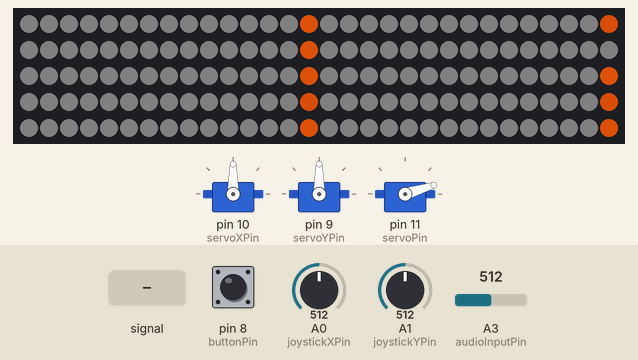
This sketch was run on a simulated Arduino Uno, built with avr-gcc and run on an emulated ATmega328P. Parts: 3 × servo, 150 RGB LEDs in strip order, left to right, continuing on the next row. The test bench sets the inputs (shaded band); at power-on: A0 (joystickXPin) = 512, A1 (joystickYPin) = 512, A3 (audioInputPin) = 512, pin 8 (buttonPin) HIGH. Dim RGB values are drawn brighter than linear; random numbers use the default seed unless the sketch sets one; what the sketch prints to the serial monitor is not drawn.

Above: at 3.2 s.
3.3 s: A3 (audioInputPin) fed a 200 Hz sine of ±81 counts around its level
At 5.5 s:
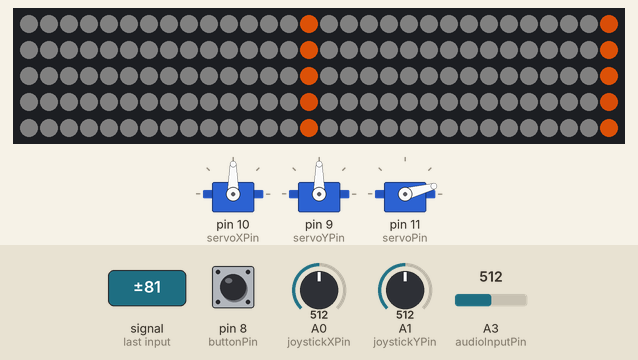
10.0 s: A0 (joystickXPin) set to 716
At 13.3 s:
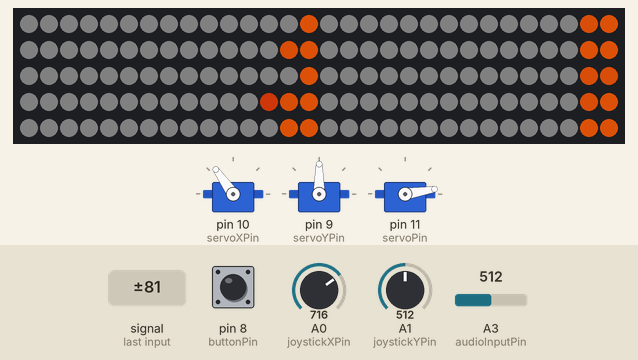
16.7 s: A1 (joystickYPin) set to 716
At 17.9 s:
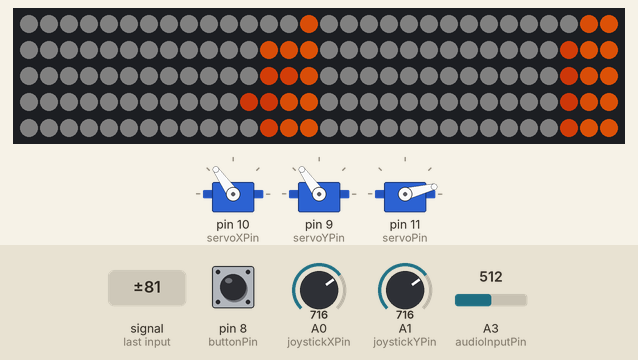
23.4 s: A3 (audioInputPin) set to 716
30.1 s: A3 (audioInputPin) fed a 1000 Hz sine of ±255 counts around its level
At 32.6 s:
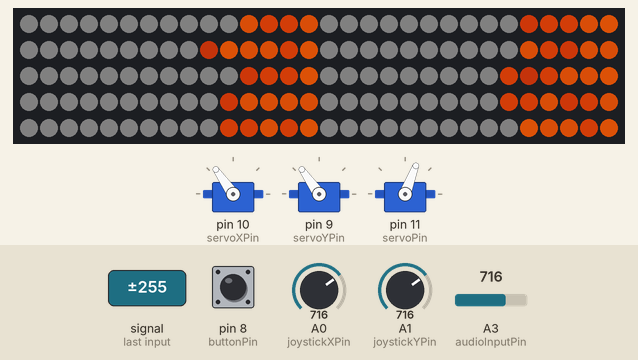
36.8 s: A0 (joystickXPin) set to 992
At 38.4 s:
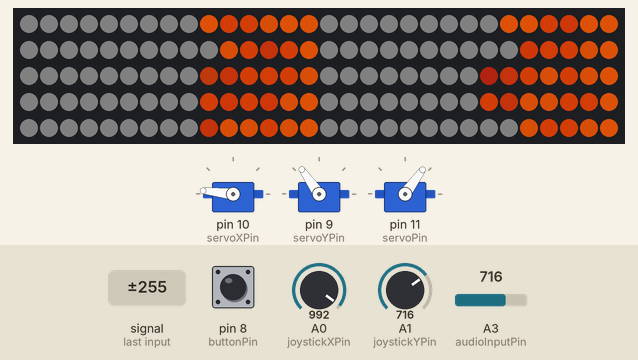
Timing chart, 0 to 49.1 s (numbered marks = the images above; inputs shaded):
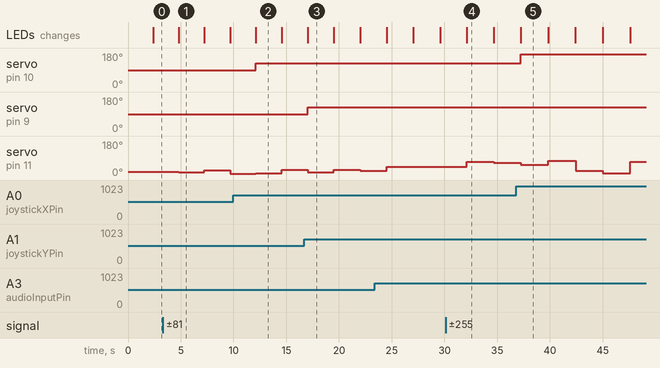

Measured:
- after the input at 3.3 s, servo on pin 11 (servoPin): 17° → 15° after 1.5 s, → 24° 2.4 s later, → 6° 2.4 s later
- after the input at 10.0 s, servo on pin 10 (servoXPin): 90° → 125° after 2.1 s
- after the input at 16.7 s, servo on pin 9 (servoYPin): 90° → 125° after 0.34 s
- after the input at 30.1 s, servo on pin 11 (servoPin): 45° → 69° after 2.0 s, → 64° 2.6 s later
- after the input at 36.8 s, servo on pin 10 (servoXPin): 125° → 174° after 0.45 s

The sketch:

ALieN_Project.ino
```cpp
/*----------------------
File:     ALieN_Project.ino
Author:   MaderDash, Benjaniniooo, ALieN
Date:     29.07.2021
Revision: 16
----------------------*/

#include "NeckServo.hpp"
#include "JawServo.hpp"
#include "Button.hpp"
#include "Fire.hpp"

NeckServo neck = NeckServo();
Button button = Button();
JawServo jaw = JawServo();
Fire fire = Fire();

void setup(){
  Serial.begin(9600);

  button.setup();
  neck.setup();
  jaw.setup();
  fire.setup();
  fire.setSource(10);

}

void loop(){
  neck.handleNeckServo();

  jaw.handleJawServo();

  int number = button.getPressCount();

  switch(number){
    case 1:
      break;
    case 2:
      neck.lock();
      break;
    case 3:
      jaw.lock();
      break;
  }

  fire.update();
  fire.render();
 }
```

Button.cpp
```cpp
/*----------------------
File:     Button.cpp
Author:   MaderDash, Benjaniniooo, ALieN
Date:     29.07.2021
Revision: 16
----------------------*/

//[INFO] Include the file where the original class is located in
#include "Button.hpp"

//[INFO] Default constructor
Button::Button(){}

void Button::setup(){
  buttonPin = 8;

  pinMode(buttonPin, INPUT_PULLUP);
}

int Button::getPressCount(){
  int presses = 0;

  if(digitalRead(buttonPin) == false){
    delay(debounceDelayTime);

    presses = 1;
    presses += checkPress();
  }

  return presses;
}

int Button::checkPress(){
  long unsigned int mils = 0;
  long unsigned int startMils = 0;

  int returnNumber = 0;

  mils = 0;
  startMils = millis();

  while(mils <= (startMils + waitTimeClick)){
      if(digitalRead(buttonPin) == false){
        delay(debounceDelayTime);

        returnNumber += 1;
        returnNumber += checkPress();

        break;
      }
      mils = millis();
    }

    return returnNumber;
}
```

Button.hpp
```cpp
/*----------------------
File:     Button.hpp
Author:   MaderDash, Benjaniniooo, ALieN
Date:     29.07.2021
Revision: 16
----------------------*/

#include <Arduino.h>

#define debounceDelayTime 250
#define waitTimeClick 300

class Button{
  public:
    Button();

    void setup();

    int getPressCount();

  protected:
    int checkPress();

  private:
    int buttonPin;
};
```

Fire.cpp
```cpp
/*----------------------
File:     Fire.cpp
Author:   MaderDash, Benjaniniooo, ALieN
Date:     01.08.2021
Revision: 16
----------------------*/

#include "Fire.hpp"

const byte Fire::palette[37][3] PROGMEM = {
{7, 7, 7}, {31, 7, 7}, {47, 15, 7},
{71, 15, 7}, {87, 23, 7}, {103, 31, 7},
{119, 31, 7}, {143, 39, 7}, {159, 47, 7},
{175, 63, 7}, {191, 71, 7}, {199, 71, 7},
{233, 79, 7}, {223, 87, 7}, {223, 87, 7},
{215, 95, 7}, {215, 95, 7}, {215, 103, 15},
{207, 111, 15}, {207, 119, 15}, {207, 127, 15},
{207, 135, 23}, {199, 135, 23}, {199, 143, 23},
{199, 151, 31}, {191, 159, 31}, {191, 159, 31},
{191, 167, 39}, {191, 167, 39}, {191, 175, 47},
{183, 175, 47}, {183, 183, 47}, {183, 183, 55},
{207, 207, 111}, {223, 223, 159}, {239, 239, 199},
{255, 255, 255}
};

Fire::Fire(){}

void Fire::setup(){
  for(int i = 0; i < WIDTH; i++){
    for(int j = 0; j < HEIGHT; j++){
      fireValues[i][j] = 0;
    }
  }

  randomSeed(analogRead(A5));
  randomSeed(random(5));
  randomSeed(random(20));
  randomSeed(random(100));

  FastLED.addLeds<WS2812B, LED_PIN, GRB>(leds, LED_COUNT).setCorrection(TypicalLEDStrip);
  FastLED.setBrightness(200);
}

void Fire::setSource(int strength){
  if(strength < 0){
    strength = 0;
  }else if(strength > 36){
    strength = 36;
  }

  for(int i = 0; i < WIDTH; i++){
    fireValues[i][HEIGHT - 1] = strength;
  }
}

void Fire::update(){
  int decay;
  int newFireVal;

  for(int j = 0; j < HEIGHT - 1; j++){
    for(int i = 0; i < WIDTH; i++){
      decay = random(3);
      newFireVal = fireValues[i][j+1] - (decay & 1);

      int newJ = i - decay+1;
      newJ = newJ < 0 ? WIDTH - 1 : newJ;
      newJ = newJ >= WIDTH ? 0 : newJ;
      fireValues[newJ][j] = newFireVal >= 0 ? newFireVal : 0;
    }
  }
}

void Fire::render(){
  for(int i = 0; i < WIDTH / 2; i++){
    for(int j = 0; j < HEIGHT / 2; j++){
      int avg = fireValues[i * 2][j * 2];
      //int avg = round((fireValues[i * 2][j * 2] + fireValues[i * 2 + 1][j * 2] + fireValues[i * 2][j * 2 + 1] + fireValues[i * 2 + 1][j * 2 + 1]) / 4);

      leds[i * (HEIGHT / 2) + j].r = (byte) pgm_read_byte(&(Fire::palette[avg][0]));
      leds[i * (HEIGHT / 2) + j].g = (byte) pgm_read_byte(&(Fire::palette[avg][1]));
      leds[i * (HEIGHT / 2) + j].b = (byte) pgm_read_byte(&(Fire::palette[avg][2]));

      Serial.print((i * (HEIGHT / 2) + j));
      Serial.print(": {");
      Serial.print((byte) pgm_read_byte(&(Fire::palette[avg][0])));
      Serial.print(", ");
      Serial.print((byte) pgm_read_byte(&(Fire::palette[avg][1])));
      Serial.print(", ");
      Serial.print((byte) pgm_read_byte(&(Fire::palette[avg][2])));
      Serial.println("}");
    }
  }
  FastLED.show();
}
```

Fire.hpp
```cpp
/*----------------------
File:     Fire.hpp
Author:   MaderDash, Benjaniniooo, ALieN
Date:     01.08.2021
Revision: 16
----------------------*/

#include <Arduino.h>
#include <avr/pgmspace.h>
#include <FastLED.h>

#define WIDTH 20
#define HEIGHT 30

#define LED_PIN 7

#define LED_COUNT 150

class Fire{
  public:
    Fire();

    void setup();
    void update();

    void setSource(int strength);

    byte fireValues[WIDTH][HEIGHT];
    static const byte palette[37][3] PROGMEM;

    void render();

  protected:
    CRGB leds[LED_COUNT];
};
```

JawServo.cpp
```cpp
/*----------------------
File:     JawServo.cpp
Author:   MaderDash, Benjaniniooo, ALieN
Date:     29.07.2021
Revision: 16
----------------------*/

//[INFO] Include the file where the original class is located in
#include "JawServo.hpp"

//[INFO] Default constructor
JawServo::JawServo(){}

void JawServo::setup(){
  audioInputPin = A3;
  servoPin = 11;

  initializePins();

  lockState = false;
}

void JawServo::initializePins(){
  pinMode(audioInputPin, INPUT);

  jawServo.attach(servoPin);
}

void JawServo::handleJawServo(){
  if(lockState == false){
    jawValue = analogRead(audioInputPin);

    jawValue = map(jawValue, 0, 128, 0, 180);

    jawServo.attach(servoPin);

    jawServo.write(jawValue);
  }
}

void JawServo::lock(){
  lockState = !lockState;
}
```

JawServo.hpp
```cpp
/*----------------------
File:     JawServo.hpp
Author:   MaderDash, Benjaniniooo, ALieN
Date:     29.07.2021
Revision: 16
----------------------*/

#include <Arduino.h>
#include <Servo.h>

class JawServo{
public:
  JawServo();

  void handleJawServo();

  void setup();

   void lock();

protected:
  Servo jawServo;

  int jawValue;

  void initializePins();

private:
  int audioInputPin;

  int servoPin;

  bool lockState;
};
```

NeckServo.cpp
```cpp
/*----------------------
File:     NeckServo.cpp
Author:   MaderDash, Benjaniniooo, ALieN
Date:     29.07.2021
Revision: 16
----------------------*/

//[INFO] Include the file where the original class is located in
#include "NeckServo.hpp"

//[INFO] Default constructor
NeckServo::NeckServo(){}

//[INFO] Setup function
void NeckServo::setup(){
  //[INFO] set the joystick pins to A0 and A1 for x and y
  joystickXPin = A0;
  joystickYPin = A1;

  //[INFO] set the servo pins to 10 and 9 for x and y
  servoXPin = 10;
  servoYPin = 9;

  //[INFO] call the function initializePins
  initializePins();

  //[INFO] call the function setupVariables
  setupVariables();
}

//[INFO] Function to initialize the pins
void NeckServo::initializePins(){
  //[INFO] set the joystick inputs to inputs
  pinMode(joystickXPin, INPUT);
  pinMode(joystickYPin, INPUT);

  //[INFO] attach the servo pins to their servo class instances
  neckServoX.attach(servoXPin);
  neckServoY.attach(servoYPin);
}

//[INFO] Handle the servos positions according to the joystick's position
void NeckServo::handleNeckServo(){
 //[INFO] check if the servos aren't locked
 if(lockState == false){
    //[INFO] Read the joystick's input
    neckXValue = analogRead(joystickXPin);
    neckYValue = analogRead(joystickYPin);

    //[INFO] map the input to a length supported by the servo
    //[NOTE] 0 -> 1023 is the analog input value, 10 bits; 0 -> 180 are the angles
    neckXValue = map(neckXValue, 0, 1023, 0, 180);
    neckYValue = map(neckYValue, 0, 1023, 0, 180);
  }

  //[INFO] Attach the pins to the servo classes again
  neckServoX.attach(servoXPin);
  neckServoY.attach(servoYPin);

  //[INFO] Let the servos move
  //[NOTE] When the lockState is active, the previous input will be used, thus, the servo stops moving
  neckServoX.write(neckXValue);
  neckServoY.write(neckYValue);
}

//[INFO] Setup for the variables
void NeckServo::setupVariables(){
  //[INFO] set the lock state to false, because we want the servos to move at the beginning
  lockState = false;
}

//[INFO] lock / unlock the servos movements
void NeckServo::lock(){
  lockState = !lockState;
}
```

NeckServo.hpp
```cpp
/*----------------------
File:     NeckServo.hpp
Author:   MaderDash, Benjaniniooo, ALieN
Date:     29.07.2021
Revision: 16
----------------------*/

//[INFO] Add the libraries the class is dependent of
#include <Servo.h>
#include <Arduino.h>

//[INFO] Declare the class and it's functions/variables
class NeckServo {
  public:

    //[INFO] Global constructor
    NeckServo();

    //[INFO] Handle the neck servos according to the joystick's position
    void handleNeckServo();

    //[INFO] Setup the variables and the servo's for proper functioning
    void setup();

    //[INFO] Lock the servos -> no movement
    void lock();

  protected:

    //[INFO] Declare the servos
    Servo neckServoX;
    Servo neckServoY;

    //[INFO] Declare the values for the neck's rotation
    //[NOTE] Range from 0 -> 180
    int neckYValue;
    int neckXValue;

    //[INFO] Declare the lock state
    //[NOTE] If true, don't move the servo's
    bool lockState;

  private:
    //[INFO] Declare the pin for the joystick's x and y axis
    int joystickXPin;
    int joystickYPin;

    //[INFO] Declare the pins for the servo's
    int servoXPin;
    int servoYPin;

    //[INFO] Function to initialize the pins for the neck - servo handler
    void initializePins();

    //[INFO] function to set up the variables
    //[NOTE] sets everything to default
    void setupVariables();
};
```
